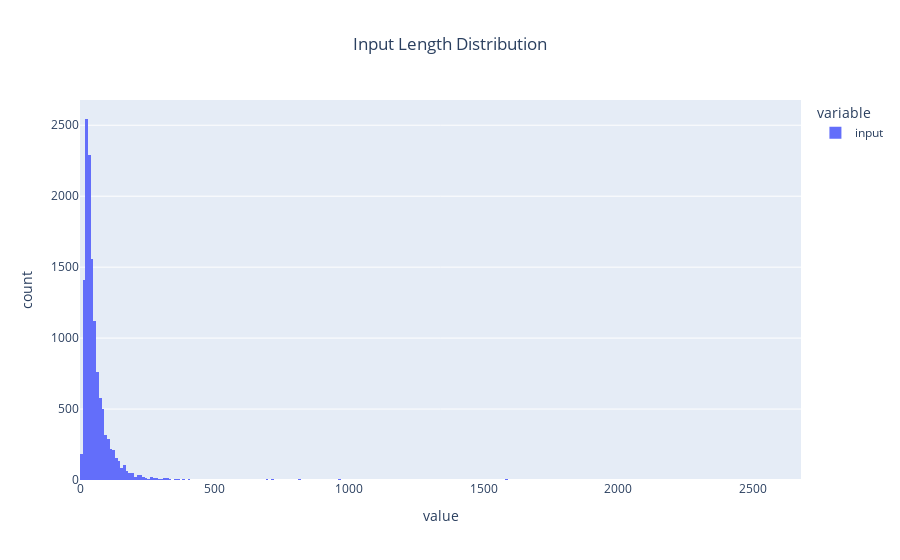

Notebook code for this chart:
### Markdown cell above
#### Input length distribution

### Code cell
input_lengths = temp_df['input'].apply(tokenizer.tokenize).apply(len)

# Plot input lengths
fig = px.histogram(input_lengths, title='Input Length Distribution')
fig.update_layout(title_x=0.5)
fig.show()

### Figure 1 — Plotly figure (JSON) as saved in the notebook; plotly's stock layout.template omitted (floating-point values rounded to 4 significant figures; data arrays with more than 128 entries replaced by an {"elided": "..."} marker saying what was removed)
{"data": [{"alignmentgroup": "True", "bingroup": "x", "hovertemplate": "variable=input<br>value=%{x}<br>count=%{y}<extra></extra>", "legendgroup": "input", "marker": {"color": "#636efa", "pattern": {"shape": ""}}, "name": "input", "offsetgroup": "input", "orientation": "v", "showlegend": true, "type": "histogram", "x": {"elided": "13020 int values"}, "xaxis": "x", "yaxis": "y"}], "layout": {"barmode": "relative", "legend": {"title": {"text": "variable"}, "tracegroupgap": 0}, "title": {"text": "Input Length Distribution", "x": 0.5}, "xaxis": {"anchor": "y", "domain": [0, 1], "title": {"text": "value"}}, "yaxis": {"anchor": "x", "domain": [0, 1], "title": {"text": "count"}}}}
